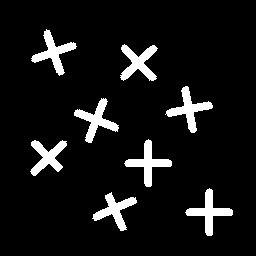
#> input picture lab02/art8.png, 256 x 256 px
$ jupyter execute lab02_alternativo.ipynb
#> lines starting #> are read from the running program, lines starting #| are printed output that depends on the picture; after the words box and inside, x2 and y2 are one past the last pixel; in counts of white or black regions, pixels touching at a corner belong together
[cell 1]
import cv2
import matplotlib.pyplot as plt
import numpy as np
import math


img = cv2.imread("art8.png", cv2.IMREAD_GRAYSCALE)
#> img: shape (256, 256); values 1 (black) and 255 (white), 8% white; 8 white regions, largest, box (x1, y1, x2, y2) and area: (120, 44, 158, 81) 672, (165, 86, 213, 133) 670, (74, 98, 119, 143) 670

plt.imshow(img, cmap='gray', vmin=0, vmax=255);

print('Tamanho da imagem : ',img.shape)
#| Tamanho da imagem :  (256, 256)
# convertendo para 300dpi

print(img)
#> (printed output is left out)


linhas = img.shape[0]
#> linhas = 256
colunas = img.shape[1];
#> colunas = 256

[cell 2]
def contar_objetos(img,linhas,colunas,cor_fundo):
#> called with linhas = 256, colunas = 256, cor_fundo = 1
    numero_objeto = 0
    lista_equivalencia = set()

    nova_imagem = np.zeros( (linhas,colunas), dtype=np.uint8)
    for i in range(0, linhas-1):
        for j in range(0, colunas-1):
            if img[i,j] != cor_fundo:
                set_aux = set()

                ''' Busca V8 '''
                for k in range(-1,2):
                    for l in range(-1,2):
                        ni, nj = i+k, j+l
                        if 0 <= ni < linhas and 0 <= nj < colunas:
                            if nova_imagem[ni, nj] != 0:
                                set_aux.add(nova_imagem[ni, nj])
                if len(set_aux) > 0:
                    set_objetos = sorted(set_aux)
                    nova_imagem[i,j] = set_objetos[0]
                    lista_equivalencia.add(frozenset(set_objetos))
                else:
                    numero_objeto += 1
                    nova_imagem[i,j] = numero_objeto
                    lista_equivalencia.add(frozenset(set([numero_objeto])))
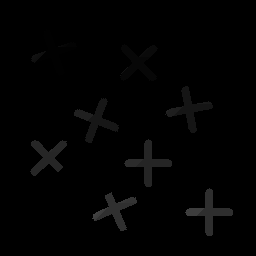
#> nova_imagem: shape (256, 256); min 0, max 67, mean 2.3
#> after the loop, numero_objeto = 67


    def find(rep, x):
        while rep[x] != x:
            rep[x] = rep[rep[x]]
            x = rep[x]
        return x

    def union(rep, x, y):
        rx, ry = find(rep, x), find(rep, y)
        if rx != ry:
            rep[max(rx, ry)] = min(rx, ry)

    representante = {r: r for r in range(1, numero_objeto + 1)}

    for grupo in lista_equivalencia:
        vals = sorted(int(x) for x in grupo)
        for i in range(1, len(vals)):
            union(representante, vals[0], vals[i])

    num_objetos = len(set(find(representante, r) for r in representante))
#> num_objetos = 8
    print("Número de objetos:", num_objetos)
#| Número de objetos: 8

[cell 3]
contar_objetos(img,linhas,colunas,1)

[cell 4]
img2 = cv2.imread("art8lab1.png", cv2.IMREAD_GRAYSCALE)
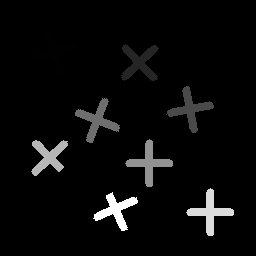
#> input picture lab02/art8lab1.png, 256 x 256 px
#> img2 is the input picture: shape (256, 256); min 0, max 255, mean 10.1

plt.imshow(img2, cmap='gray', vmin=0, vmax=255);

print('Tamanho da imagem : ',img2.shape)
#| Tamanho da imagem :  (256, 256)
print(img2)
#> (printed output is left out)


linhas = img.shape[0]
colunas = img.shape[1];

[cell 5]
contar_objetos(img2,linhas,colunas,0)
#| Número de objetos: 8

[cell 6]
img3 = cv2.imread("art8lab2.png", cv2.IMREAD_GRAYSCALE)
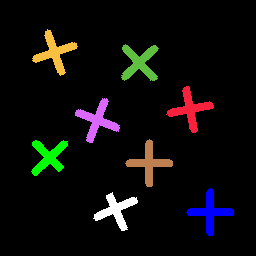
#> input picture lab02/art8lab2.png, 256 x 256 px
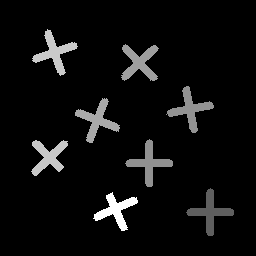
#> img3: shape (256, 256); min 0, max 255, mean 13.6

plt.imshow(img3, cmap='gray', vmin=0, vmax=255);

print('Tamanho da imagem : ',img3.shape)
#| Tamanho da imagem :  (256, 256)
print(img3)
#> (printed output is left out)


linhas = img.shape[0]
colunas = img.shape[1];

[cell 7]
contar_objetos(img3,linhas,colunas,0)
#| Número de objetos: 8

[cell 8]
img4 = cv2.imread("clc3.png", cv2.IMREAD_GRAYSCALE)
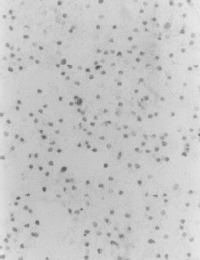
#> input picture lab02/clc3.png, 200 x 260 px
#> img4 is the input picture: shape (260, 200); min 88, max 236, mean 198.6

plt.imshow(img4, cmap='gray', vmin=0, vmax=255);

print('Tamanho da imagem : ',img4.shape)
#| Tamanho da imagem :  (260, 200)
print(img4)
#> (printed output is left out)

linhas= img4.shape[0]
#> linhas = 260
colunas = img4.shape[1];
#> colunas = 200

[cell 9]
def binarizar(img,linhas,colunas,threshold):
#> called with linhas = 260, colunas = 200, threshold = 167
    nova_imagem = np.zeros( (linhas,colunas), dtype=np.uint8)
    for i in range(0,linhas):
        for j in range(0,colunas):
            if img[i,j] > threshold:
                nova_imagem[i,j] = 0
            else:
                nova_imagem[i,j] = 255
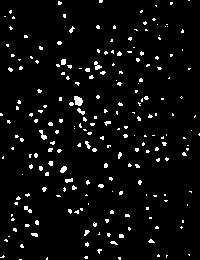
#> nova_imagem: shape (260, 200); 4.5% white in thin lines or dots
    return nova_imagem


img4 = binarizar(img4,linhas,colunas,167)
plt.imshow(img4, cmap='gray', vmin=0, vmax=255);
print(img4)
#> (printed output is left out)

[cell 10]
contar_objetos(img4,linhas,colunas,255)
#> call 4 of contar_objetos, with linhas = 260, colunas = 200, cor_fundo = 255
#> after the loop in contar_objetos (call 4), `for i in range(0, linhas-1):`:
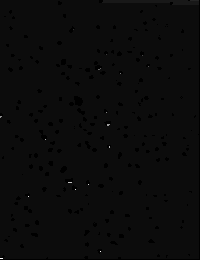
#> nova_imagem: shape (260, 200); min 0, max 21, mean 1; drawn with min black and max white
#| Número de objetos: 1

[cell 11]
img5 = cv2.imread("clc3lab1.png", cv2.IMREAD_GRAYSCALE)
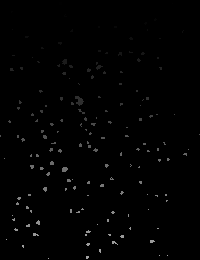
#> input picture lab02/clc3lab1.png, 200 x 260 px
#> img5 is the input picture: shape (260, 200); min 0, max 163, mean 1.8

plt.imshow(img5, cmap='gray', vmin=0, vmax=255);

print('Tamanho da imagem : ',img5.shape)
#| Tamanho da imagem :  (260, 200)
print(img5)
#> (printed output is left out)

linhas= img5.shape[0]
colunas = img5.shape[1];

[cell 12]
img5 = binarizar(img5,linhas,colunas, 0)
#> call 2 of binarizar, with linhas = 260, colunas = 200, threshold = 0
#> after the loop in binarizar (call 2), `for i in range(0,linhas):`:
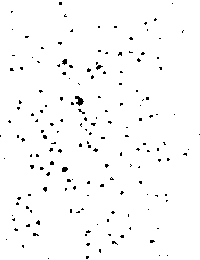
#> nova_imagem: shape (260, 200); 97.8% white; black in thin lines or dots
plt.imshow(img5, cmap='gray', vmin=0, vmax=255);
print(img5)
#> (printed output is left out)

[cell 13]
contar_objetos(img5,linhas,colunas,255)
#| Número de objetos: 162

[cell 14]
img6 = cv2.imread("clc3thr1.png", cv2.IMREAD_GRAYSCALE)
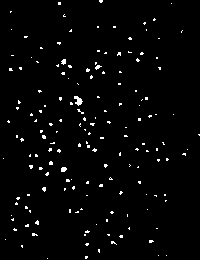
#> input picture lab02/clc3thr1.png, 200 x 260 px
#> img6: shape (260, 200); 2.2% white in thin lines or dots

plt.imshow(img6, cmap='gray', vmin=0, vmax=255);

print('Tamanho da imagem : ',img6.shape)
#| Tamanho da imagem :  (260, 200)
print(img6)
#> (printed output is left out)

linhas= img6.shape[0]
colunas = img6.shape[1]

[cell 15]
contar_objetos(img5,linhas,colunas,255)
#| Número de objetos: 162
